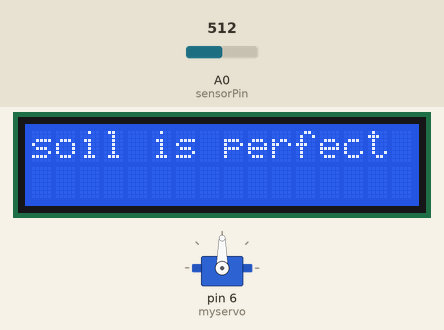
Recording of a sketch running on a simulated Arduino Uno, built with avr-gcc and run on an emulated ATmega328P. Parts: servo, 16×2 character LCD. The inputs (shaded band) are chosen by the test bench; at power-on: A0 (sensorPin) = 512. What the sketch prints to the serial monitor is not drawn.

Above: at 2.2 s.
2.3 s: A0 (sensorPin) set to 489
At 4.8 s:
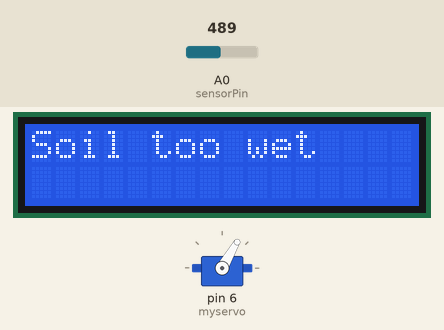
6.6 s: A0 (sensorPin) set to 900
At 7.6 s:
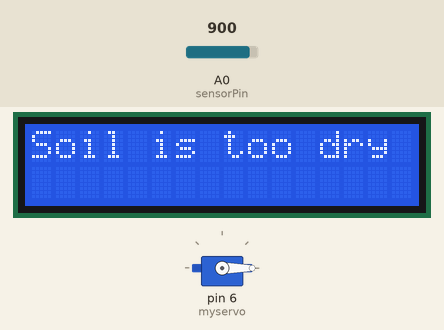
8.2 s: A0 (sensorPin) set to 767
10.2 s: A0 (sensorPin) set to 734
At 11.9 s:
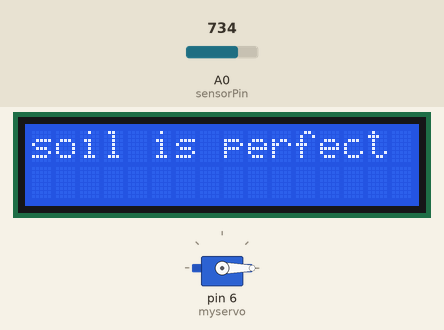
12.8 s: A0 (sensorPin) set to 1023
At 13.9 s:
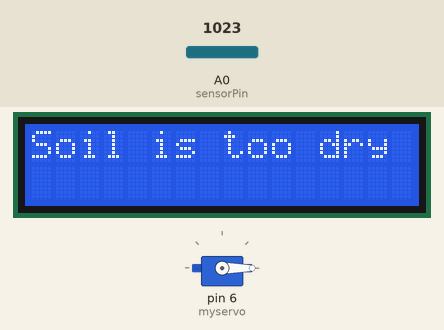
15.0 s: A0 (sensorPin) set to 716
At 17.0 s:
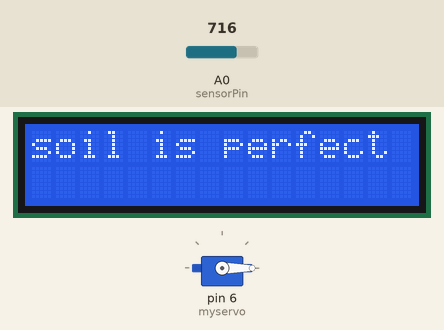
Timing chart, 0 to 18.3 s (numbered marks = the images above; inputs shaded):
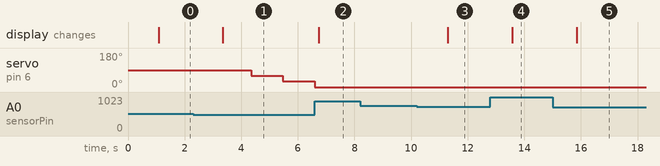

The sketch:

Smart_irrigation.ino
```cpp
#define soilWet 500    // 'Wet'
#define soilDry 750   // 'dry'

#include <Servo.h>
#include <LiquidCrystal_I2C.h>

// Sensor pins
#define sensorPower 7
#define sensorPin A0

Servo myservo;
LiquidCrystal_I2C lcd(0x27, 16, 2);
int pump = 90;


void setup()
{
  pinMode(sensorPower, OUTPUT);
	// Initially keep the sensor OFF
	digitalWrite(sensorPower, LOW);

  myservo.attach(6);
  lcd.init();
  lcd.backlight();
  Serial.begin(9600);
  myservo.write(pump);
  delay(1000);

}

void loop()
{

	int moisture = readSensor();
	Serial.print("Analog Output: ");
	Serial.println(moisture);

	// Determine status of our soil
	if (moisture < soilWet) {
    pump = pump-30;
		Serial.println("Soil too wet");
    lcd.clear();
    lcd.setCursor(0, 0);
    lcd.print("Soil too wet ");
	} else if (moisture >= soilWet && moisture < soilDry) {
		Serial.println("Soil is perfect");
    lcd.clear();
    lcd.setCursor(0, 0);
    lcd.print("soil is perfect ");
	} else {
		Serial.println("Status: Soil is too dry - time to water!");
    pump = pump-30;
		Serial.println("Soil is too dry");
    lcd.clear();
    lcd.setCursor(0, 0);
    lcd.print("Soil is too dry");
	}

	delay(1000);	// Take a reading every second for testing
					// Normally you should take reading perhaps once or twice a day
	Serial.println();


  if(pump > 170) { pump = 170; }
  if(pump < 0) { pump = 0; }

  myservo.write(pump); // write the position to servo
  delay(100);

}

int readSensor() {
	digitalWrite(sensorPower, HIGH);	// sensor ON
	delay(10);							// Allow power to settle
	int val = analogRead(sensorPin);	// Read the analog value form sensor
	digitalWrite(sensorPower, LOW);		// Turn the sensor OFF
	return val;							// Return analog moisture value
}
```

Measured:
- the behaviour switches between 500 and 499 on A0 (sensorPin) (found by bisection; images 0 and 1)
- the behaviour switches between 750 and 749 on A0 (sensorPin) (found by bisection; images 2 and 3)
- after the input at 2.3 s, servo on pin 6 (myservo): 90° → 60° after 2.0 s, → 30° 1.1 s later; the display: changes after 1.0 s (image 1)
- after the input at 6.6 s, the display: changes after 0.14 s (image 2)
- after the input at 8.2 s, every drawn part: stays the same
- after the input at 10.2 s, the display: changes after 1.1 s (image 3)
- after the input at 12.8 s, the display: changes after 0.77 s (image 4)
- after the input at 15.0 s, the display: changes after 0.85 s (image 5)
